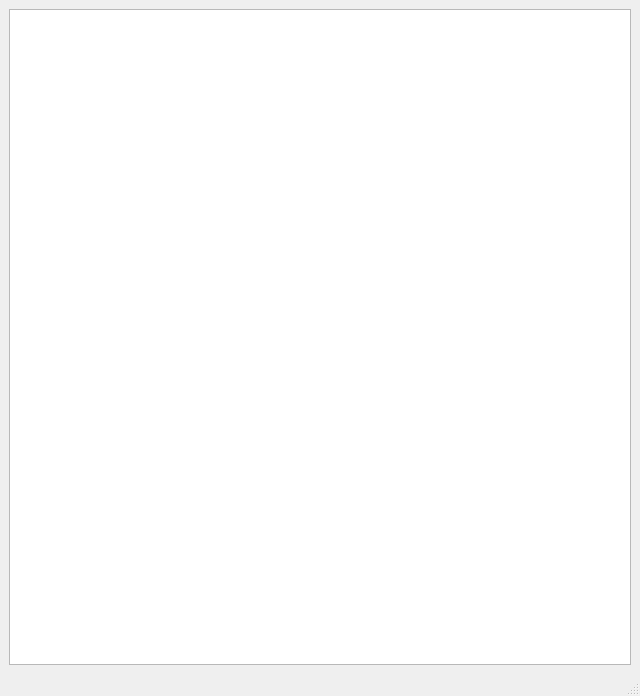
<?xml version="1.0" encoding="UTF-8"?>
<ui version="4.0">
 <class>MainWindow</class>
 <widget class="QMainWindow" name="MainWindow">
  <property name="geometry">
   <rect>
    <x>0</x>
    <y>0</y>
    <width>640</width>
    <height>696</height>
   </rect>
  </property>
  <property name="sizePolicy">
   <sizepolicy hsizetype="Minimum" vsizetype="Minimum">
    <horstretch>0</horstretch>
    <verstretch>0</verstretch>
   </sizepolicy>
  </property>
  <property name="windowTitle">
   <string>MainWindow</string>
  </property>
  <widget class="QWidget" name="centralwidget">
   <layout class="QVBoxLayout" name="verticalLayout">
    <item>
     <widget class="QTableView" name="tableView"/>
    </item>
   </layout>
  </widget>
  <widget class="QMenuBar" name="menubar">
   <property name="geometry">
    <rect>
     <x>0</x>
     <y>0</y>
     <width>640</width>
     <height>21</height>
    </rect>
   </property>
  </widget>
  <widget class="QStatusBar" name="statusbar"/>
 </widget>
 <resources/>
 <connections/>
</ui>
